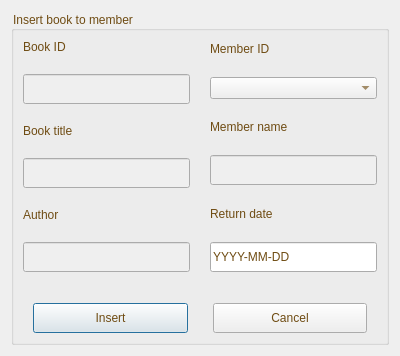
<?xml version="1.0" encoding="UTF-8"?>
<ui version="4.0">
 <class>Insert</class>
 <widget class="QDialog" name="Insert">
  <property name="geometry">
   <rect>
    <x>0</x>
    <y>0</y>
    <width>400</width>
    <height>300</height>
   </rect>
  </property>
  <property name="windowTitle">
   <string>Dialog</string>
  </property>
  <layout class="QGridLayout" name="gridLayout">
   <item row="0" column="0">
    <widget class="QGroupBox" name="groupBox">
     <property name="styleSheet">
      <string notr="true">color:rgb(111, 76, 19);
font: 18pt &quot;Segoe UI&quot;;</string>
     </property>
     <property name="title">
      <string>Insert book to member</string>
     </property>
     <layout class="QGridLayout" name="gridLayout_2">
      <item row="0" column="0">
       <layout class="QHBoxLayout" name="horizontalLayout">
        <property name="spacing">
         <number>20</number>
        </property>
        <item>
         <layout class="QVBoxLayout" name="verticalLayout">
          <item>
           <widget class="QLabel" name="label_2">
            <property name="styleSheet">
             <string notr="true">color:rgb(111, 76, 19);
font: 14pt &quot;Segoe UI&quot;;
</string>
            </property>
            <property name="text">
             <string>Book ID</string>
            </property>
           </widget>
          </item>
          <item>
           <widget class="QLineEdit" name="lineEdit_bookid">
            <property name="enabled">
             <bool>false</bool>
            </property>
            <property name="minimumSize">
             <size>
              <width>0</width>
              <height>30</height>
             </size>
            </property>
            <property name="styleSheet">
             <string notr="true">color:rgb(111, 76, 19);
font: 12pt &quot;Segoe UI&quot;;</string>
            </property>
           </widget>
          </item>
          <item>
           <widget class="QLabel" name="label_5">
            <property name="styleSheet">
             <string notr="true">color:rgb(111, 76, 19);
font: 14pt &quot;Segoe UI&quot;;</string>
            </property>
            <property name="text">
             <string>Book title</string>
            </property>
           </widget>
          </item>
          <item>
           <widget class="QLineEdit" name="lineEdit_title">
            <property name="enabled">
             <bool>false</bool>
            </property>
            <property name="minimumSize">
             <size>
              <width>0</width>
              <height>30</height>
             </size>
            </property>
            <property name="styleSheet">
             <string notr="true">color:rgb(111, 76, 19);
font: 12pt &quot;Segoe UI&quot;;</string>
            </property>
           </widget>
          </item>
          <item>
           <widget class="QLabel" name="label_3">
            <property name="styleSheet">
             <string notr="true">color:rgb(111, 76, 19);
font: 14pt &quot;Segoe UI&quot;;</string>
            </property>
            <property name="text">
             <string>Author</string>
            </property>
            <property name="buddy">
             <cstring>lineEdit_author</cstring>
            </property>
           </widget>
          </item>
          <item>
           <widget class="QLineEdit" name="lineEdit_author">
            <property name="enabled">
             <bool>false</bool>
            </property>
            <property name="minimumSize">
             <size>
              <width>0</width>
              <height>30</height>
             </size>
            </property>
            <property name="styleSheet">
             <string notr="true">color:rgb(111, 76, 19);
font: 12pt &quot;Segoe UI&quot;;</string>
            </property>
           </widget>
          </item>
         </layout>
        </item>
        <item>
         <layout class="QVBoxLayout" name="verticalLayout_2">
          <item>
           <widget class="QLabel" name="label_6">
            <property name="styleSheet">
             <string notr="true">color:rgb(111, 76, 19);
font: 14pt &quot;Segoe UI&quot;;
</string>
            </property>
            <property name="text">
             <string>Member ID</string>
            </property>
            <property name="buddy">
             <cstring>lineEdit_title</cstring>
            </property>
           </widget>
          </item>
          <item>
           <widget class="QComboBox" name="comboBox_memberid"/>
          </item>
          <item>
           <widget class="QLabel" name="label_location">
            <property name="styleSheet">
             <string notr="true">color:rgb(111, 76, 19);
font: 14pt &quot;Segoe UI&quot;;</string>
            </property>
            <property name="text">
             <string>Member name</string>
            </property>
           </widget>
          </item>
          <item>
           <widget class="QLineEdit" name="lineEdit_membername">
            <property name="enabled">
             <bool>false</bool>
            </property>
            <property name="minimumSize">
             <size>
              <width>0</width>
              <height>30</height>
             </size>
            </property>
            <property name="styleSheet">
             <string notr="true">color:rgb(111, 76, 19);
font: 12pt &quot;Segoe UI&quot;;</string>
            </property>
           </widget>
          </item>
          <item>
           <widget class="QLabel" name="label">
            <property name="styleSheet">
             <string notr="true">color:rgb(111, 76, 19);
font: 14pt &quot;Segoe UI&quot;;</string>
            </property>
            <property name="text">
             <string>Return date</string>
            </property>
           </widget>
          </item>
          <item>
           <widget class="QLineEdit" name="lineEdit_returndate">
            <property name="minimumSize">
             <size>
              <width>0</width>
              <height>30</height>
             </size>
            </property>
            <property name="styleSheet">
             <string notr="true">color:rgb(111, 76, 19);
font: 12pt &quot;Segoe UI&quot;;</string>
            </property>
            <property name="text">
             <string>YYYY-MM-DD</string>
            </property>
           </widget>
          </item>
         </layout>
        </item>
       </layout>
      </item>
      <item row="1" column="0">
       <layout class="QHBoxLayout" name="horizontalLayout_3">
        <property name="spacing">
         <number>25</number>
        </property>
        <property name="leftMargin">
         <number>10</number>
        </property>
        <property name="topMargin">
         <number>25</number>
        </property>
        <property name="rightMargin">
         <number>10</number>
        </property>
        <item>
         <widget class="QPushButton" name="pushButton_insert">
          <property name="minimumSize">
           <size>
            <width>0</width>
            <height>30</height>
           </size>
          </property>
          <property name="cursor">
           <cursorShape>PointingHandCursor</cursorShape>
          </property>
          <property name="styleSheet">
           <string notr="true">color:rgb(111, 76, 19);
font: 14pt &quot;Segoe UI&quot;;</string>
          </property>
          <property name="text">
           <string>Insert</string>
          </property>
         </widget>
        </item>
        <item>
         <widget class="QPushButton" name="pushButton_cancel">
          <property name="minimumSize">
           <size>
            <width>0</width>
            <height>30</height>
           </size>
          </property>
          <property name="cursor">
           <cursorShape>PointingHandCursor</cursorShape>
          </property>
          <property name="styleSheet">
           <string notr="true">color:rgb(111, 76, 19);
font: 14pt &quot;Segoe UI&quot;;</string>
          </property>
          <property name="text">
           <string>Cancel</string>
          </property>
         </widget>
        </item>
       </layout>
      </item>
     </layout>
    </widget>
   </item>
  </layout>
 </widget>
 <resources/>
 <connections/>
</ui>
